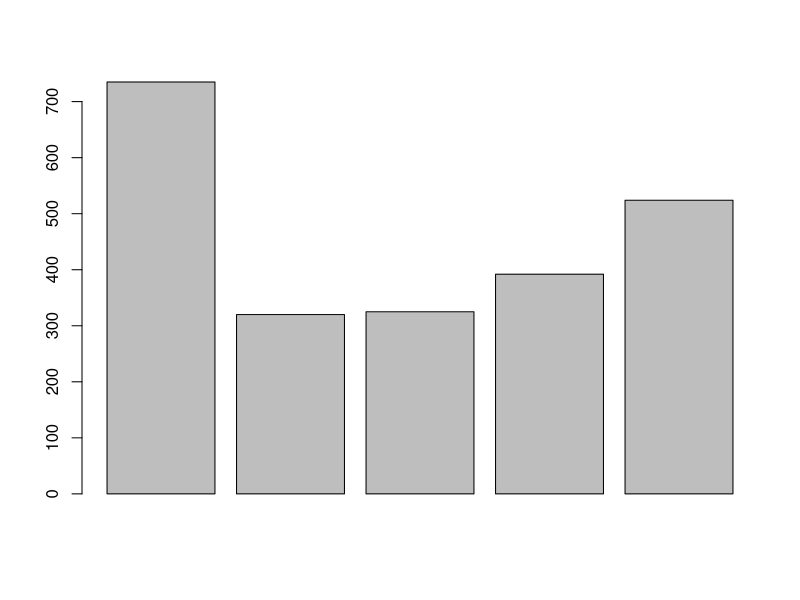
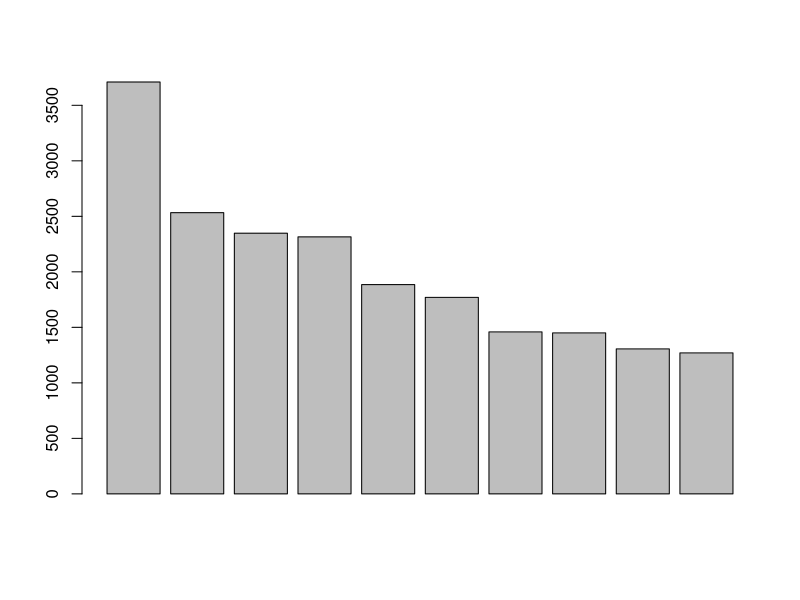

Generate these figures, in order, with R:
#Question 1A
11 * 11
#121

#Question 1B
11 * 111
#1221

#Question 1C
11 * 1111
#12221

#Question 1D
11 * 11111
#122221

#Question 1E
#The pattern here is that the answer will always be,
#1 followed by a number of 2's that is (number of 1's in the number that is multiplied by 11 - 1) followed by 1
#Since we have 19 ones, the answer would be 1(19-1 twos)1:
#12222222222222222221 (18 twos)

#Question 1F
options(digits=15)
11 * 1111111111111111111
#12222222222222223360, which is not the actual answer so I was right and R was wrong in this case.

#Question 2A
riversYards <- rivers * 1760
#riversYards object created

#Question 2B
riversYards[1:10]
#First 10 observations in riversYards are extracted and printed as a simple list of numbers

#Question 2C
barplot(rivers[1:5])
#As observed from the graph, they are not sorted in decreasing order.

#Question 2D
Rivers <- sort(rivers, decreasing = TRUE)
barplot(Rivers[1:10])
#The graph shows that there are 4 rivers in North America longer than 2000 miles

#Question 3A
C2F <- function(x)(9/5 * x + 32)
#Created a function called C2F that converts Celsius temperatures to Fahrenheit temperatures,

#Question 3B
C2F(150)
#302

#Question 3C
Ctemps <- c(-40, 0, 30, 100)
C2F(Ctemps)
#-40  32  86 212

#Question 4
inch2cm <- function(x) (x * 2.54)
#Since 1 inch is 2.54 cm, multiplying given inches by 2.54 would give us the centimeter measurement we need



